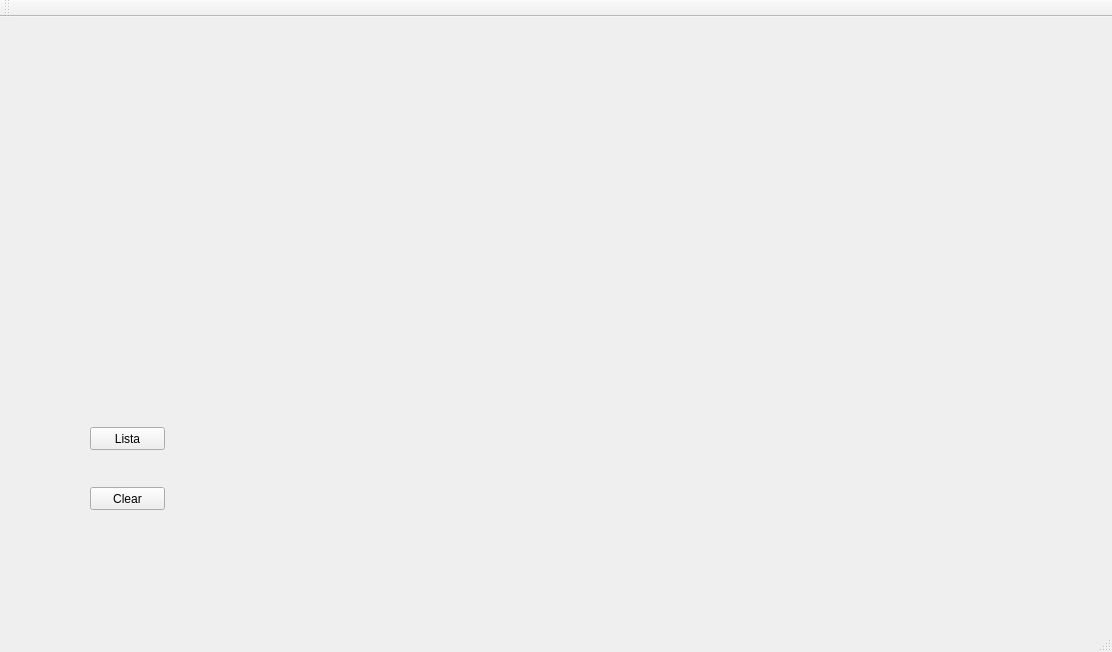
<?xml version="1.0" encoding="UTF-8"?>
<ui version="4.0">
 <class>MainWindow</class>
 <widget class="QMainWindow" name="MainWindow">
  <property name="geometry">
   <rect>
    <x>0</x>
    <y>0</y>
    <width>1112</width>
    <height>652</height>
   </rect>
  </property>
  <property name="windowTitle">
   <string>MainWindow</string>
  </property>
  <widget class="QWidget" name="centralWidget">
   <widget class="QPushButton" name="pushButton">
    <property name="geometry">
     <rect>
      <x>90</x>
      <y>470</y>
      <width>75</width>
      <height>23</height>
     </rect>
    </property>
    <property name="text">
     <string>Clear</string>
    </property>
   </widget>
   <widget class="QPushButton" name="pushButton_2">
    <property name="geometry">
     <rect>
      <x>90</x>
      <y>410</y>
      <width>75</width>
      <height>23</height>
     </rect>
    </property>
    <property name="text">
     <string>Lista</string>
    </property>
   </widget>
  </widget>
  <widget class="QMenuBar" name="menuBar">
   <property name="geometry">
    <rect>
     <x>0</x>
     <y>0</y>
     <width>1112</width>
     <height>21</height>
    </rect>
   </property>
  </widget>
  <widget class="QToolBar" name="mainToolBar">
   <attribute name="toolBarArea">
    <enum>TopToolBarArea</enum>
   </attribute>
   <attribute name="toolBarBreak">
    <bool>false</bool>
   </attribute>
  </widget>
  <widget class="QStatusBar" name="statusBar"/>
 </widget>
 <layoutdefault spacing="6" margin="11"/>
 <resources/>
 <connections/>
</ui>
